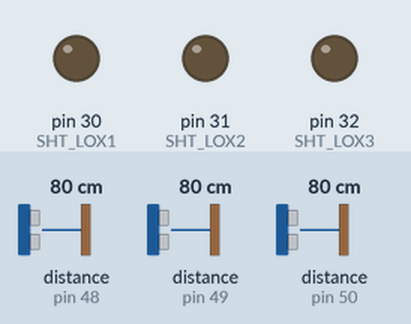
A sketch run on a simulated Arduino Mega 2560, built with avr-gcc and run on an emulated ATmega2560. Shown: output pins drawn as LEDs (lit = HIGH). The inputs (shaded band) are chosen by the test bench; at power-on: distance to the obstacle (sensors on pin 48, pin 49, pin 50) 80 cm. What the sketch prints to the serial monitor is not drawn.

Above: at 0.01 s.
At 1.2 s:
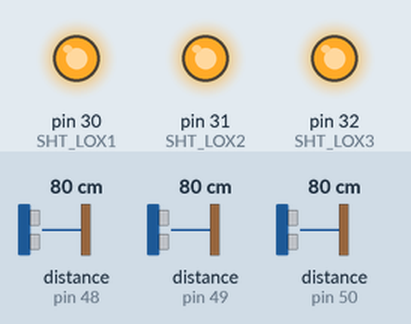
1.3 s: distance to the obstacle (sensor on pin 48) set to 250 cm
3.2 s: distance to the obstacle (sensor on pin 49) set to 250 cm
5.6 s: distance to the obstacle (sensor on pin 50) set to 250 cm
8.0 s: distance to the obstacle (sensor on pin 48) set to 2 cm
10.4 s: distance to the obstacle (sensor on pin 49) set to 2 cm
12.8 s: distance to the obstacle (sensor on pin 50) set to 2 cm
Timing chart, 0 to 15.8 s (numbered marks = the images above; inputs shaded):
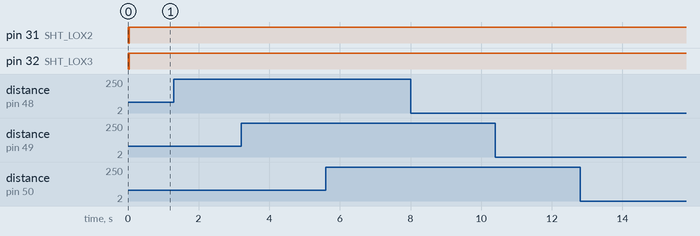

The sketch:

lidar3micromouse.ino
```cpp
#include "Adafruit_VL53L0X.h"

// address we will assign for all 4 sensor
#define LOX1_ADDRESS 0x30
#define LOX2_ADDRESS 0x31
#define LOX3_ADDRESS 0x32

int sensor1,sensor2, sensor3;


// set the pins to shutdown for all 4 sensors
#define SHT_LOX1 30
#define SHT_LOX2 31
#define SHT_LOX3 32


// objects for the vl53l0x
Adafruit_VL53L0X lox1 = Adafruit_VL53L0X();
Adafruit_VL53L0X lox2 = Adafruit_VL53L0X();
Adafruit_VL53L0X lox3 = Adafruit_VL53L0X();


// this holds the measurement
VL53L0X_RangingMeasurementData_t measure1;
VL53L0X_RangingMeasurementData_t measure2;
VL53L0X_RangingMeasurementData_t measure3;


/*
    Reset all sensors by setting all of their XSHUT pins low for delay(10), then set all XSHUT high to bring out of reset
    Keep sensor #1 awake by keeping XSHUT pin high
    Put all other sensors into shutdown by pulling XSHUT pins low
    Initialize sensor #1 with lox.begin(new_i2c_address) Pick any number but 0x29 and it must be under 0x7F. Going with 0x30 to 0x3F is probably OK.
    Keep sensor #1 awake, and now bring sensor #2 out of reset by setting its XSHUT pin high.
    Initialize sensor #2 with lox.begin(new_i2c_address) Pick any number but 0x29 and whatever you set the first sensor to
 */
void setID() {
///Robojax.com code see video https://youtu.be/0glBk917HPg
  // all reset
  digitalWrite(SHT_LOX1, LOW);
  digitalWrite(SHT_LOX2, LOW);
  digitalWrite(SHT_LOX3, LOW);


  delay(10);
  // all unreset
  digitalWrite(SHT_LOX1, HIGH);
  digitalWrite(SHT_LOX2, HIGH);
  digitalWrite(SHT_LOX3, HIGH);

  delay(10);

  // activating LOX1 and reseting LOX2
  digitalWrite(SHT_LOX1, HIGH);
  digitalWrite(SHT_LOX2, LOW);
  digitalWrite(SHT_LOX3, LOW);


  // initing LOX1
  if(!lox1.begin(LOX1_ADDRESS)) {
    Serial.println(F("Failed to boot first VL53L0X"));
    while(1);
  }
  delay(10);

  ///************************* sensor 2 activation
  // activating LOX2
  digitalWrite(SHT_LOX2, HIGH);
  delay(10);

  //initing LOX2
  if(!lox2.begin(LOX2_ADDRESS)) {
    Serial.println(F("Failed to boot second VL53L0X"));
    while(1);
  }

   ///************************* sensor3 activation
  // activating LOX3
  digitalWrite(SHT_LOX3, HIGH);
  delay(10);

  //initing LOX3
  if(!lox3.begin(LOX3_ADDRESS)) {
    Serial.println(F("Failed to boot second VL53L0X"));
    while(1);
  }

}

void read_quad_sensors() {

  lox1.rangingTest(&measure1, false); // pass in 'true' to get debug data printout!
  lox2.rangingTest(&measure2, false); // pass in 'true' to get debug data printout!
  lox3.rangingTest(&measure3, false); // pass in 'true' to get debug data printout!


  // print sensor one reading
  Serial.print("1: ");
  if(measure1.RangeStatus != 4) {
    sensor1 = measure1.RangeMilliMeter;
    Serial.print(sensor1);
    Serial.print("mm");
  } else {
    Serial.print("Out of range");
  }
  Serial.print(" ");

  // print sensor two reading
  Serial.print("2: ");
  if(measure2.RangeStatus != 4) {
    sensor2 = measure2.RangeMilliMeter;
    Serial.print(sensor2);
    Serial.print("mm");
  } else {
    Serial.print("Out of range");
  }
  Serial.print(" ");


  // print sensor three reading
  Serial.print("3: ");
  if(measure3.RangeStatus != 4) {
    sensor3 = measure3.RangeMilliMeter;
    Serial.print(sensor3);
    Serial.print("mm");
  } else {
    Serial.print("Out of range");
  }
Serial.print(" ");


}

void setup() {

  Serial.begin(115200);

  // wait until serial port opens for native USB devices
  while (! Serial) { delay(1); }

  pinMode(SHT_LOX1, OUTPUT);
  pinMode(SHT_LOX2, OUTPUT);
  pinMode(SHT_LOX3, OUTPUT);


  Serial.println("Shutdown pins inited...");

  digitalWrite(SHT_LOX1, LOW);
  digitalWrite(SHT_LOX2, LOW);
  digitalWrite(SHT_LOX3, LOW);


  Serial.println("All four in reset mode...(pins are low)");


  Serial.println("Starting...");
  setID();

}

void loop() {

  read_quad_sensors();//robojax.com code
  delay(100);
}
```

Maze.c
```cpp
#include <stdlib.h>
#include <stdio.h>
#include "Maze.h"


static int debug_on = FALSE;    /* debug flag */

/*** Debug Statement Functions ***/


/* Debug Statements turned on */
void set_debug_on () {
  debug_on = TRUE;
}


/* Debug Statements turned off */
void set_debug_off () {
  debug_on = FALSE;
}

/* returns current debug flag status */
int get_debug_mode () {
  return debug_on;
}

/*** Struct Constructors and Destructors ***/


/* Node Constructor */
Node * new_Node (const short i, const short j) {

  Node * this_node;
  short halfsize;

  if (debug_on)
    printf("allocating %hd, %hd\n", i, j);

  this_node = (Node *) malloc(sizeof(Node));
  halfsize = SIZE / 2;

  ROW = i;
  COL = j;
  VISITED = FALSE;

  /* Initializing the flood value at this coord
   	   NOTE : Right now this only works when SIZE is even -- which is ok */
  if (i < halfsize && j < halfsize)
    FLOODVAL = (halfsize - 1 - i) + (halfsize - 1 - j) ;

  else if (i < halfsize && j >= halfsize)
    FLOODVAL = (halfsize - 1 - i) + (j - halfsize) ;

  else if (i >= halfsize && j < halfsize)
    FLOODVAL = (i - halfsize) + (halfsize - 1 - j) ;

  else
    FLOODVAL = (i - halfsize) + (j - halfsize) ;

  return this_node;
}


/* Maze Constructor */
Maze * new_Maze () {

  Maze * this_maze;
  short i, j;

  this_maze = (Maze *) malloc(sizeof(Maze));

  /* Allocate a new Node for each coord of maze */
  for (i = 0; i < SIZE; ++i)
    for (j = 0; j < SIZE; ++j)
      MAPIJ = new_Node (i, j);

  /* setting the neighbors ptrs... must be done after all cells allocated */
  for (i = 0; i < SIZE; i++)
    for (j = 0; j < SIZE; j++) {
      MAPIJ->left = (j == 0) ? NULL : (this_maze->map[i][j-1]);
      MAPIJ->right = (j == SIZE-1) ? NULL : (this_maze->map[i][j+1]);
      MAPIJ->up = (i == 0) ? NULL : (this_maze->map[i-1][j]);
      MAPIJ->down = (i == SIZE-1) ? NULL : (this_maze->map[i+1][j]);
    }

  return this_maze;
}


/* Node Destructor */
void delete_Node (Node ** npp) {

  /* debug statements */
  if (debug_on)
    printf("deallocating %d, %d\n", (*npp)->row, (*npp)->column);

  free (*npp);
  *npp = 0;
}

/* Maze Destructor */
void delete_Maze (Maze ** mpp) {

  short i, j;

  for (i = 0; i < SIZE; i++)
    for (j = 0; j < SIZE; j++)
      delete_Node (&((*mpp)->map[i][j]));

  free(*mpp);
  *mpp = 0;
}


/*** Node Functions ***/

/* function for obtaining this_node's smallest neighbor's floodval */
short get_smallest_neighbor (Node * this_node) {

  /* debug statements */
  if (debug_on)
    printf("In get_smallest_neighbor\n");

  // The Node's floodval will be 1 higher than the neigboring cell
  short smallestneighbor = LARGEVAL;

  // NOTE: LEFT, RIGHT, etc, are substituting:
  // this_node->left, this_node->right, etc.

  if (LEFT != NULL && (LEFT->right != NULL) && (LEFT->floodval) < smallestneighbor)
    smallestneighbor = LEFT->floodval;

  if (RIGHT != NULL && (RIGHT->left != NULL) && (RIGHT->floodval) < smallestneighbor)
    smallestneighbor = RIGHT->floodval;

  if (UP != NULL && (UP->down != NULL) && (UP->floodval) < smallestneighbor)
    smallestneighbor = UP->floodval;

  if (DOWN != NULL && (DOWN->up != NULL) && (DOWN->floodval) < smallestneighbor)
    smallestneighbor = DOWN->floodval;

  return smallestneighbor;
}


/* function for obtaining this nodes's smallest neighbor's direction */
short get_smallest_neighbor_dir (Node * this_node, const short preferred_dir) {

  short smallestval; 		/* smallest neighbor value */
  short pathcount; 			/* number of available paths */

  /* debug statement */
  if (debug_on)
    printf("In get_smallest_neighbor_dir\n");

  /* get the smallest neighboring flood_val */
  smallestval = get_smallest_neighbor(this_node);

  /* clear pathcount */
  pathcount = 0;

  /* A BUNCH OF DEBUG STATEMENTS! */
  if (debug_on) {
    printf("preferred_dir: %hd\n", preferred_dir);
    printf("smallestval: %hd\n", smallestval);
    printf("neighboring floodvals:\n");
    if (UP != NULL) {
      printf("UP: %hd\n", UP->floodval);
      if (UP->floodval == smallestval)
        printf("NORTH cell reachable\n");
    }
    if (RIGHT != NULL)
    {
      printf("RIGHT: %hd\n", RIGHT->floodval);
      if (RIGHT->floodval == smallestval)
        printf("EAST cell reachable\n");
    }
    if (DOWN != NULL)
    {
      printf("DOWN: %hd\n", DOWN->floodval);
      if (DOWN->floodval == smallestval)
        printf("SOUTH cell reachable\n");
    }
    if (LEFT != NULL)
    {
      printf("LEFT: %hd\n", LEFT->floodval);
      if (LEFT->floodval == smallestval)
        printf("WEST cell reachable\n");
    }
  }

  /* count the number of available paths */
  if ((UP != NULL) && (UP->floodval == smallestval))
    pathcount++;

  if ((RIGHT != NULL) && (RIGHT->floodval == smallestval))
    pathcount++;

  if ((DOWN != NULL) && (DOWN->floodval == smallestval))
    pathcount++;

  if ((LEFT != NULL) && (LEFT->floodval == smallestval))
    pathcount++;

  /* more debug statments */
  if (debug_on)
    printf("pathcount: %d\n", pathcount);

  switch (preferred_dir){

  case NORTH:
    if ((UP != NULL) && (UP->floodval == smallestval))
      return NORTH;
    break;
  case EAST:
    if ((RIGHT != NULL) && (RIGHT->floodval == smallestval))
      return EAST;
    break;
  case SOUTH:
    if ((DOWN != NULL) && (DOWN->floodval == smallestval))
      return SOUTH;
    break;
  case WEST:
    if ((LEFT != NULL) && (LEFT->floodval == smallestval))
      return WEST;
    break;

  }

  /* if there is only one path, return that direction */
  //if (pathcount > 1)
  //	return preferred_dir;

  /* if there are multiple available paths, choose the favorable path */


  if ((UP != NULL) && (UP->floodval == smallestval) && (UP->visited == FALSE))
    return NORTH;
  else if ((RIGHT != NULL) && (RIGHT->floodval == smallestval) && (RIGHT->visited == FALSE))
    return EAST;
  else if ((DOWN != NULL) && (DOWN->floodval == smallestval) && (DOWN->visited == FALSE))
    return SOUTH;
  else if ((LEFT != NULL) && (LEFT->floodval == smallestval) && (LEFT->visited == FALSE))
    return WEST;

  if ((UP != NULL) && (UP->floodval == smallestval))
    return NORTH;
  else if ((RIGHT != NULL) && (RIGHT->floodval == smallestval))
    return EAST;
  else if ((DOWN != NULL) && (DOWN->floodval == smallestval))
    return SOUTH;
  else //if ((LEFT != NULL) && (LEFT->floodval) == smallestval)
  return WEST;

}


/* helper function for flood_fill
 checks if this node already fulfills flood value requirements*/
short floodval_check(Node * this_node) {

  /* debug statments */
  if (debug_on)
    printf("In floodval_check\n");

  /* return a flag determining wheter this node should be updated
   	   aka, is this Node 1 + min open adj cell? */
  if (get_smallest_neighbor (this_node) + 1 == this_node->floodval)
    return TRUE;

  return FALSE;
}


/* helper fuction for flood_fill
 updates this node's flood value to 1 greater than the smallest neighbor*/
void update_floodval (Node * this_node) {

  /* debug statements */
  if (debug_on)
    printf("In update_floodval\n");

  /* set this node's value to 1 + min open adjascent cell */
  this_node->floodval = get_smallest_neighbor (this_node) + 1;

}

/* pushes the open neighboring cells of this node to the stack */
void push_open_neighbors (Node * this_node, Stack * this_stack) {

  /* debug statements */
  if (debug_on)
    printf("In push_open_neighbors\n");

  /* A NULL neighbor represents a wall.
   	   if neighbor is accessible, push it onto stack! */
  if (LEFT != NULL && LEFT->right != NULL)
    push (this_stack, LEFT);

  if (RIGHT != NULL && RIGHT->left != NULL)
    push (this_stack, RIGHT);

  if (UP != NULL && UP->down != NULL)
    push (this_stack, UP);

  if (DOWN != NULL && DOWN->up != NULL)
    push (this_stack, DOWN);

}

/* main function for updating the flood values of this node */
void flood_fill (Node * this_node, Stack * this_stack, const short reflood_flag) {

  short status;  /* Flag for updating the flood value or not */

  /* debug statements */
  if (debug_on)
    printf("In flood_fill (%d, %d) \n", this_node->row, this_node->column);

  /* we want to avoid flooding the goal values - this is for non-reverse */
  if (!reflood_flag)
    if (ROW == SIZE / 2 || ROW == SIZE / 2 - 1)
      if (COL == SIZE / 2 || COL == SIZE / 2 - 1)
        return;

  /* we want to avoid flooding the goal values - this is reverse */
  if (reflood_flag)
    if (ROW == START_X && COL == START_Y)
      return;

  /* is the cell (1 + minumum OPEN adjascent cell) ? */
  status = floodval_check (this_node);

  /* if no, update curent cell's flood values,
   	   then push open adjascent neighbors to stack. */
  if (!status) {
    update_floodval(this_node); /* Update floodval to 1 + min open neighbor */
    push_open_neighbors(this_node, this_stack); /* pushed, to be called later */
  }

  /* debug statements */
  if (debug_on)
    printf ("Exiting flood_fill (%d, %d)\n", this_node->row, this_node->column);

}

/* Function for setting this node's floodval to a specific value */
void set_value (Node * this_node, const short value) {

  /* debug statements */
  if (debug_on) {
    printf("In set_value\n");
    printf("Floodval set to : %d\n", FLOODVAL);
  }

  /* set the flood value to specified value */
  FLOODVAL = value;
}

/* Function for setting this node's floodval to a specific value */
void set_visited (Node * this_node) {

  /* debug statements */
  if (debug_on)
    printf("In set_visited\n");

  /* set the flood value to specified value */
  VISITED = TRUE;
}

/* Function for setting the walls of this node */
void set_wall (Node * this_node, const short dir) {

  /* set a wall, of this node, of the specified direction  */
  switch (dir) {

  case NORTH :
    if (ROW != 0) {
      UP = NULL;
      if (debug_on)
        printf("NORTH Wall Set\n");
    }
    break;

  case SOUTH :
    if (ROW != SIZE -1) {
      DOWN = NULL;
      if (debug_on)
        printf("SOUTH Wall Set\n");

    }
    break;

  case EAST :
    if (COL != SIZE - 1) {
      RIGHT = NULL;
      if (debug_on)
        printf("EAST Wall Set\n");
    }
    break;

  case WEST :
    if (COL != 0) {
      LEFT = NULL;
      if (debug_on)
        printf("WEST Wall Set\n");
    }
    break;
  }
}

/*** Maze Functions ***/

/* prints the flood values of each cell in the maze */
void print_map (const Maze * this_maze) {

  short i, j;

  printf("\n%s\n\n", "CURRENT MAP VALUES: ");
  for (i = 0; i < SIZE; ++i) {
    for (j = 0; j < SIZE; ++j) {
      printf("%s%3hd", "  ", MAPIJ->floodval);
    }
    printf("\n\n");
  }
  printf("\n");
}
```

Maze.h
```cpp
// Constants

#ifndef Maze_h
#define Maze_h


#ifndef TRUE
#define TRUE 1
#endif

#ifndef FALSE
#define FALSE 0
#endif

#define SIZE 16			// Size of one dimention of Map


// Directions
#define NORTH 0
#define EAST 1
#define SOUTH 2
#define WEST 3

// Shortcut Constants
#define MAPIJ this_maze->map[i][j]
#define MAP this_maze->map
#define FLOODVAL this_node->floodval
#define ROW this_node->row
#define COL this_node->column
#define VISITED this_node->visited
#define LEFT this_node->left
#define RIGHT this_node->right
#define UP this_node->up
#define DOWN this_node->down

// Stack Constants
#define SPI 1			// Stack Pointer Index
#define SSI 0 			// Stack Size Index
#define STACK_OFFSET 2
#define STACKSIZE 80

// Solver Constants - will be used on mouse
#define START_X 15
#define START_Y 0
#define LARGEVAL 301

// Solver Constants - for command line simulation only
#define NEWLINE 13
#define YES 'y'
#define NO 'n'

/* Main template constants */
#define LEFT_WALL_SENSED 50
#define FRONT_WALL_SENSED 600
#define RIGHT_WALL_SENSED 50
#define P_VAL 7
#define D_VAL 0
#define CENTER 2000
#define LEFT_TWO_AWAY 570
#define RIGHT_TWO_AWAY 630


typedef struct Node {

  /* data fields */
  short floodval;
  short row;
  short column;
  short visited;

  /* pointers to neighbors */
  struct Node * left;
  struct Node * right;
  struct Node * up;
  struct Node * down;

}
Node;

typedef struct Maze {

  Node * map [SIZE][SIZE];

}
Maze;

typedef struct Stack {

  short properties [STACK_OFFSET];
  Node * the_stack [STACKSIZE];

}
Stack;


// Node Functions
Node * new_Node (const short i, const short j);
void delete_Node (Node ** npp);
void flood_fill (Node * this_node, Stack * this_stack, const short reflood_flag);
void set_wall (Node * this_node, const short dir);
void set_value (Node * this_node, const short value);
void set_visited (Node * this_node);
short get_smallest_neighbor_dir (Node * this_node, const short preferred_dir);

// Floodfill Helper Functions
short get_smallest_neighbor (Node * this_node);
short floodval_check(Node * this_node) ;
void update_floodval (Node * this_node);
void push_open_neighbors (Node * this_node, Stack * this_stack);


// Maze Functions
Maze * new_Maze ();
void delete_Maze (Maze ** mpp);
void print_map (const Maze * this_maze);


// Stack Functions
Stack * new_Stack();
void delete_Stack (Stack ** spp);
int is_empty_Stack (Stack * this_stack);
void pop (Stack * this_stack, Node ** npp);
void push (Stack * this_stack, Node * this_node);

// Debug On, Off
void set_debug_on ();
void set_debug_off ();
int get_debug_mode ();

#endif
```

Stack.c
```cpp
#include <stdlib.h>
#include <stdio.h>
#include "Maze.h"


// Stack Constructor
Stack * new_Stack() {

  Stack * this_stack = (Stack *) malloc(sizeof(Stack));

  this_stack->properties[SPI] = 0;
  this_stack->properties[SSI] = STACKSIZE;

  return this_stack;
}

// Stack Destructor
void delete_Stack (Stack ** spp) {

  if (spp == 0 || *spp == 0) {
    fprintf(stderr, "NULL POINTER\n");
    return;
  }

  free(*spp);

  *spp = 0;

}


// Checks if this_stack is empty
int is_empty_Stack (Stack * this_stack) {

  //printf("%d\n", this_stack->properties[SPI]);

  if (this_stack->properties[SPI] == 0)
    return 1;
  else return 0;
}

// Pops the top element of this_stack
void pop (Stack * this_stack, Node ** npp) {


  short index;

  index = this_stack->properties[SPI] - 1;

  *npp = this_stack->the_stack[index];

  this_stack->properties[SPI] -= 1;

}

// Pushes an element to the top of this_stack
void push (Stack * this_stack, Node * this_node) {

  short index;

  index = this_stack->properties[SPI];

  this_stack->the_stack[index] = this_node;

  this_stack->properties[SPI] += 1;
}
```

Measured:
- after the input at 1.3 s, every drawn part: stays the same
- after the input at 3.2 s, every drawn part: stays the same
- after the input at 5.6 s, every drawn part: stays the same
- after the input at 8.0 s, every drawn part: stays the same
- after the input at 10.4 s, every drawn part: stays the same
- after the input at 12.8 s, every drawn part: stays the same
